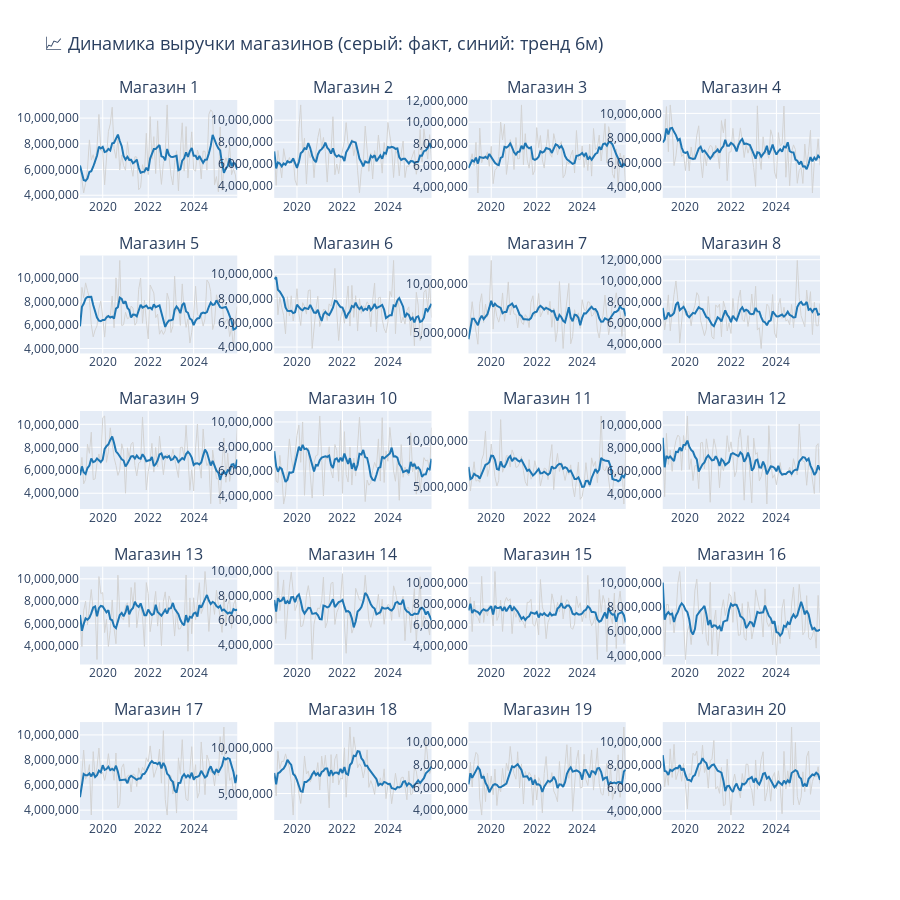

This figure's notebook cell:
### Code cell
# ============================================================
# 1.5 ВИЗУАЛИЗАЦИЯ: ТРЕНДЫ ВЫРУЧКИ ПО МАГАЗИНАМ
# ============================================================

# Цветовая схема для фаз
phase_colors = {
    'Запуск': '#9467bd',     # Фиолетовый
    'Рост': '#2ca02c',       # Зелёный
    'Зрелость': '#1f77b4',   # Синий
    'Насыщение': '#ff7f0e',  # Оранжевый
    'Спад': '#d62728'        # Красный
}

fig = make_subplots(
    rows=5, cols=4,
    subplot_titles=[f'Магазин {i}' for i in range(1, 21)],
    vertical_spacing=0.08,
    horizontal_spacing=0.05
)

for i in range(1, 21):
    store_data = df_lifecycle[df_lifecycle['Store_ID'] == i].sort_values('Дата')
    row = (i - 1) // 4 + 1
    col = (i - 1) % 4 + 1
    
    # Линия выручки
    fig.add_trace(
        go.Scatter(
            x=store_data['Дата'],
            y=store_data['Выручка'],
            mode='lines',
            line=dict(color='lightgray', width=1),
            name='Факт',
            showlegend=False
        ),
        row=row, col=col
    )
    
    # Линия тренда
    fig.add_trace(
        go.Scatter(
            x=store_data['Дата'],
            y=store_data['Тренд_6м'],
            mode='lines',
            line=dict(color='#1f77b4', width=2),
            name='Тренд',
            showlegend=False
        ),
        row=row, col=col
    )

fig.update_layout(
    height=900,
    title_text="📈 Динамика выручки магазинов (серый: факт, синий: тренд 6м)",
    title_font_size=18,
    showlegend=False
)

fig.update_xaxes(tickformat="%Y", dtick="M24")
fig.update_yaxes(tickformat=",.0f")

fig.show()
